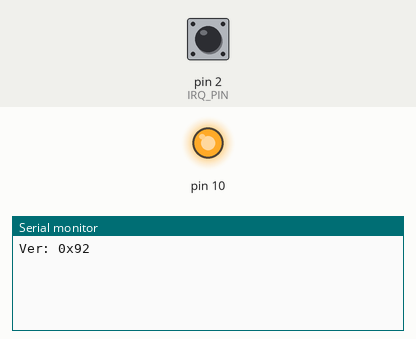
Bench run of a sketch on a simulated Arduino Uno, built with avr-gcc and run on an emulated ATmega328P. On the bench: output pins drawn as LEDs (lit = HIGH), the last lines printed to the serial monitor. The test bench sets the inputs (shaded band); at power-on: pin 2 (IRQ_PIN) HIGH.

Above: at 5.0 s.
5.1 s: pin 2 (IRQ_PIN) driven LOW
At 5.6 s:
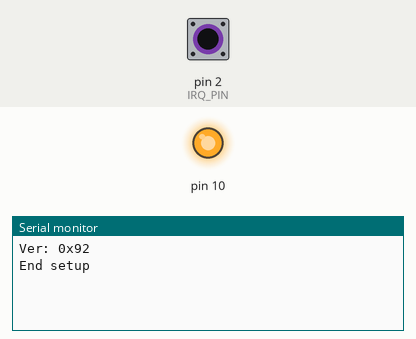
6.6 s: pin 2 (IRQ_PIN) pulsed HIGH 2 times (0.12 s each, 0.3 s apart)
At 8.5 s:
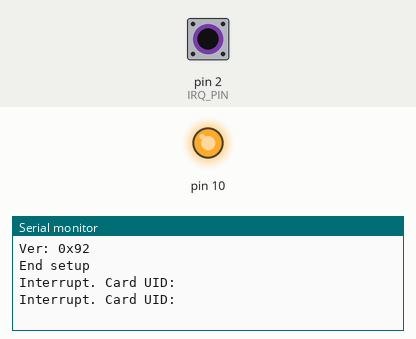

Measured:
- after the input at 5.1 s, the serial monitor: prints a new line at once (image 1)
- after the input at 6.6 s, the serial monitor: prints a new line after 0.20 s (image 2)

The sketch:

MinimalInterrupt.ino
```cpp
/**
 * ----------------------------------------------------------------------------
 * This is a MFRC522 library example; see https://github.com/miguelbalboa/rfid
 * for further details and other examples.
 *
 * NOTE: The library file MFRC522.h has a lot of useful info. Please read it.
 *
 * Released into the public domain.
 * ----------------------------------------------------------------------------
 * Minimal example how to use the interrupts to read the UID of a MIFARE Classic PICC
 * (= card/tag).
 *
 *
 * Typical pin layout used:
 * -----------------------------------------------------------------------------------------
 *             MFRC522      Arduino       Arduino   Arduino    Arduino          Arduino
 *             Reader/PCD   Uno/101       Mega      Nano v3    Leonardo/Micro   Pro Micro
 * Signal      Pin          Pin           Pin       Pin        Pin              Pin
 * -----------------------------------------------------------------------------------------
 * RST/Reset   RST          9             5         D9         RESET/ICSP-5     RST
 * SPI SS      SDA(SS)      10            53        D10        3                10
 * IRQ         ?            ?             ?         ?          2                10
 * SPI MOSI    MOSI         11 / ICSP-4   51        D11        ICSP-4           16
 * SPI MISO    MISO         12 / ICSP-1   50        D12        ICSP-1           14
 * SPI SCK     SCK          13 / ICSP-3   52        D13        ICSP-3           15
 *
 * More pin layouts for other boards can be found here: https://github.com/miguelbalboa/rfid#pin-layout
 *
 */

#include <SPI.h>
#include <MFRC522.h>

#define RST_PIN         9           // Configurable, see typical pin layout above
#define SS_PIN          3           // Configurable, see typical pin layout above
#define IRQ_PIN         2           // Configurable, depends on hardware

MFRC522 mfrc522(SS_PIN, RST_PIN);   // Create MFRC522 instance.

MFRC522::MIFARE_Key key;

volatile bool bNewInt = false;
byte regVal = 0x7F;
void activateRec(MFRC522 mfrc522);
void clearInt(MFRC522 mfrc522);

/**
 * Initialize.
 */
void setup() {
  Serial.begin(115200); // Initialize serial communications with the PC
  while (!Serial);      // Do nothing if no serial port is opened (added for Arduinos based on ATMEGA32U4)
  SPI.begin();          // Init SPI bus

  mfrc522.PCD_Init(); // Init MFRC522 card

  /* read and printout the MFRC522 version (valid values 0x91 & 0x92)*/
  Serial.print(F("Ver: 0x"));
  byte readReg = mfrc522.PCD_ReadRegister(mfrc522.VersionReg);
  Serial.println(readReg, HEX);

  /* setup the IRQ pin*/
  pinMode(IRQ_PIN, INPUT_PULLUP);

  /*
   * Allow the ... irq to be propagated to the IRQ pin
   * For test purposes propagate the IdleIrq and loAlert
   */
  regVal = 0xA0; //rx irq
  mfrc522.PCD_WriteRegister(mfrc522.ComIEnReg, regVal);

  bNewInt = false; //interrupt flag

  /*Activate the interrupt*/
  attachInterrupt(digitalPinToInterrupt(IRQ_PIN), readCard, FALLING);

  do { //clear a spourious interrupt at start
    ;
  } while (!bNewInt);
  bNewInt = false;

  Serial.println(F("End setup"));
}

/**
 * Main loop.
 */
void loop() {
  if (bNewInt) { //new read interrupt
    Serial.print(F("Interrupt. "));
    mfrc522.PICC_ReadCardSerial(); //read the tag data
    // Show some details of the PICC (that is: the tag/card)
    Serial.print(F("Card UID:"));
    dump_byte_array(mfrc522.uid.uidByte, mfrc522.uid.size);
    Serial.println();

    clearInt(mfrc522);
    mfrc522.PICC_HaltA();
    bNewInt = false;
  }

  // The receiving block needs regular retriggering (tell the tag it should transmit??)
  // (mfrc522.PCD_WriteRegister(mfrc522.FIFODataReg,mfrc522.PICC_CMD_REQA);)
  activateRec(mfrc522);
  delay(100);
} //loop()

/**
 * Helper routine to dump a byte array as hex values to Serial.
 */
void dump_byte_array(byte *buffer, byte bufferSize) {
  for (byte i = 0; i < bufferSize; i++) {
    Serial.print(buffer[i] < 0x10 ? " 0" : " ");
    Serial.print(buffer[i], HEX);
  }
}
/**
 * MFRC522 interrupt serving routine
 */
void readCard() {
  bNewInt = true;
}

/*
 * The function sending to the MFRC522 the needed commands to activate the reception
 */
void activateRec(MFRC522 mfrc522) {
  mfrc522.PCD_WriteRegister(mfrc522.FIFODataReg, mfrc522.PICC_CMD_REQA);
  mfrc522.PCD_WriteRegister(mfrc522.CommandReg, mfrc522.PCD_Transceive);
  mfrc522.PCD_WriteRegister(mfrc522.BitFramingReg, 0x87);
}

/*
 * The function to clear the pending interrupt bits after interrupt serving routine
 */
void clearInt(MFRC522 mfrc522) {
  mfrc522.PCD_WriteRegister(mfrc522.ComIrqReg, 0x7F);
}
```
